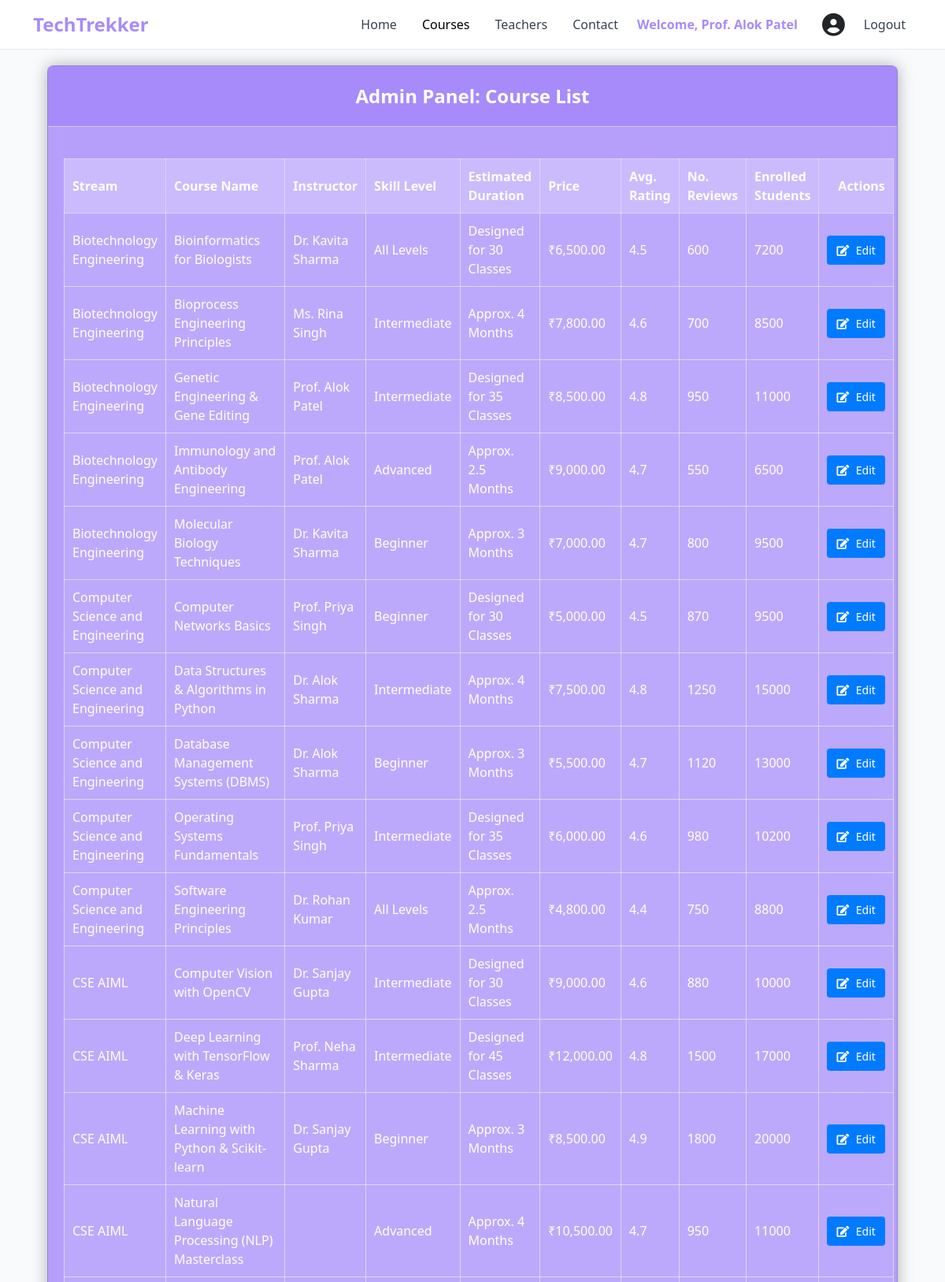
The page /admin_courses.php (signed in, upper part) on the database its author committed.
### tables this page shows
CREATE TABLE `courses` (
  `stream_id` int(11) DEFAULT NULL,
  `course_id` int(11) NOT NULL,
  `course_name` varchar(255) DEFAULT NULL,
  `estimated_duration` varchar(100) DEFAULT NULL,
  `price` decimal(10,2) DEFAULT NULL,
  `key_topics_summary` text DEFAULT NULL,
  `image_url` varchar(500) DEFAULT NULL,
  `instructor_name` varchar(255) DEFAULT NULL,
  `skill_level` varchar(50) DEFAULT NULL,
  `average_rating` float DEFAULT NULL,
  `num_reviews` int(11) DEFAULT NULL,
  `short_tagline` text DEFAULT NULL,
  `num_students_enrolled` int(11) DEFAULT NULL,
  `prerequisites` text DEFAULT NULL,
  `badge_label` varchar(50) DEFAULT NULL,
  `display_stream_name` varchar(255) DEFAULT NULL
);

### admin_courses.php (the view, shortened to what this page needs)
<?php
include 'header.php';
require 'db.php';
$sql = "
    SELECT
        course_id,
        course_name,
        estimated_duration,
        price,
        instructor_name,
        skill_level,
        average_rating,
        num_reviews,
        short_tagline,
        num_students_enrolled,
        display_stream_name
    FROM
        courses
    ORDER BY
        display_stream_name, course_name;
";
$result = $connection->query($sql);
?>
    <link rel="stylesheet" href="https://cdnjs.cloudflare.com/ajax/libs/font-awesome/5.15.4/css/all.min.css">
<body>
    <div class="card">
        <div class="card-header">
            Admin Panel: Course List
        </div>
        <table>
            <thead>
                <tr>
                    <th>Stream</th>
                    <th>Course Name</th>
                    <th>Instructor</th>
                    <th>Skill Level</th>
                    <th>Estimated Duration</th>
                    <th>Price</th>
                    <th>Avg. Rating</th>
                    <th>No. Reviews</th>
                    <th>Enrolled Students</th>
                    <th style="text-align: right;">Actions</th>
                </tr>
            </thead>
            <tbody>
                <?php
                if ($result->num_rows > 0) {
                    while ($row = $result->fetch_assoc()) {
                        echo "<tr>";
                        echo "<td>" . htmlspecialchars($row['display_stream_name']) . "</td>";
                        echo "<td>" . htmlspecialchars($row['course_name']) . "</td>";
                        echo "<td>" . htmlspecialchars($row['instructor_name']) . "</td>";
                        echo "<td>" . htmlspecialchars($row['skill_level']) . "</td>";
                        echo "<td>" . htmlspecialchars($row['estimated_duration']) . "</td>";
                        echo "<td>₹" . number_format($row['price'], 2) . "</td>";
                        echo "<td>" . htmlspecialchars($row['average_rating']) . "</td>";
                        echo "<td>" . htmlspecialchars($row['num_reviews']) . "</td>";
                        echo "<td>" . htmlspecialchars($row['num_students_enrolled']) . "</td>";
                        echo "<td style='text-align: right;'>";
                        echo "<div class='action-buttons'>";
                        echo "<a href='edit_course.php?course_id=" . htmlspecialchars($row['course_id']) . "' class='edit-btn'>";
                        echo "<i class='fas fa-edit'></i> Edit";
                        echo "</a>";
                        echo "</div>";
                        echo "</td>";
                        echo "</tr>";
                    }
                } else {
                    echo "<tr><td colspan='10'>No courses found.</td></tr>";
                }
                ?>
            </tbody>
        </table>
    </div>
<?php include 'footer.php'; ?>
</body>

### index.css (style rules this page uses)
body { background-color: #f9fafb !important; color: #374151; font-family: "Segoe UI", Tahoma, Geneva, Verdana, sans-serif; }

### admin_courses.php (style rules this page uses)
.card { background-color: #fff; border-radius: 8px; box-shadow: 0 4px 8px rgba(0, 0, 0, 0.1); margin: 20px auto; padding: 20px; max-width: 1400px; }
.card-header { font-size: 1.5em; color: #333; margin-bottom: 20px; text-align: center; padding-bottom: 15px; border-bottom: 1px solid #eee; background-color: #a78bfa; color: white; font-weight: bold; border-radius: 8px 8px 0 0; margin: -20px -20px 20px -20px; padding: 20px; }
table { width: 100%; border-collapse: collapse; margin-top: 20px; }
th, td { border: 1px solid #ddd; padding: 10px; text-align: left; }
th { background-color: #f2f2f2; color: #555; position: sticky; top: 0; z-index: 10; }
.action-buttons { display: flex; gap: 5px; justify-content: flex-end; }
.edit-btn { border: none; padding: 8px 12px; border-radius: 4px; cursor: pointer; font-size: 14px; text-decoration: none; display: inline-block; white-space: nowrap; }
.edit-btn { background-color: #007bff; color: white; }
.fas { margin-right: 5px; }
@media (min-width: 768px) { .card { background-color: rgba(167, 139, 250, 0.81); backdrop-filter: blur(15px); -webkit-backdrop-filter: blur(15px); color: #fff; box-shadow: 0 0 20px rgba(0, 0, 0, 0.3); width: 90vw; max-width: 1400px; } }
@media (min-width: 768px) { .card-header { color: #fff; border-bottom-color: rgba(255, 255, 255, 0.5); } }
@media (min-width: 768px) { th { background-color: rgba(255, 255, 255, 0.2); color: #fff; border-color: rgba(255, 255, 255, 0.5); } }
@media (min-width: 768px) { td { color: #fff; border-color: rgba(255, 255, 255, 0.5); } }
@media (min-width: 768px) { table tr { background-color: rgba(255, 255, 255, 0.1); } }
@media (min-width: 768px) { table tr:nth-child(even) { background-color: rgba(255, 255, 255, 0.1); } }

### rows shown on the page
courses: display_stream_name "Biotechnology Engineering", course_name "Bioinformatics for Biologists", instructor_name "Dr. Kavita Sharma", skill_level "All Levels", estimated_duration "Designed for 30 Classes", price "6,500.00", average_rating "4.5", num_reviews "600", num_students_enrolled "7200"
courses: display_stream_name "Biotechnology Engineering", course_name "Bioprocess Engineering Principles", instructor_name "Ms. Rina Singh", skill_level "Intermediate", estimated_duration "Approx. 4 Months", price "7,800.00", average_rating "4.6", num_reviews "700", num_students_enrolled "8500"
courses: display_stream_name "Biotechnology Engineering", course_name "Genetic Engineering & Gene Editing", instructor_name "Prof. Alok Patel", skill_level "Intermediate", estimated_duration "Designed for 35 Classes", price "8,500.00", average_rating "4.8", num_reviews "950", num_students_enrolled "11000"
courses: display_stream_name "Biotechnology Engineering", course_name "Immunology and Antibody Engineering", instructor_name "Prof. Alok Patel", skill_level "Advanced", estimated_duration "Approx. 2.5 Months", price "9,000.00", average_rating "4.7", num_reviews "550", num_students_enrolled "6500"
courses: display_stream_name "Biotechnology Engineering", course_name "Molecular Biology Techniques", instructor_name "Dr. Kavita Sharma", skill_level "Beginner", estimated_duration "Approx. 3 Months", price "7,000.00", average_rating "4.7", num_reviews "800", num_students_enrolled "9500"
courses: display_stream_name "Computer Science and Engineering", course_name "Computer Networks Basics", instructor_name "Prof. Priya Singh", skill_level "Beginner", estimated_duration "Designed for 30 Classes", price "5,000.00", average_rating "4.5", num_reviews "870", num_students_enrolled "9500"
courses: display_stream_name "Computer Science and Engineering", course_name "Data Structures & Algorithms in Python", instructor_name "Dr. Alok Sharma", skill_level "Intermediate", estimated_duration "Approx. 4 Months", price "7,500.00", average_rating "4.8", num_reviews "1250", num_students_enrolled "15000"
courses: display_stream_name "Computer Science and Engineering", course_name "Database Management Systems (DBMS)", instructor_name "Dr. Alok Sharma", skill_level "Beginner", estimated_duration "Approx. 3 Months", price "5,500.00", average_rating "4.7", num_reviews "1120", num_students_enrolled "13000"
courses: display_stream_name "Computer Science and Engineering", course_name "Operating Systems Fundamentals", instructor_name "Prof. Priya Singh", skill_level "Intermediate", estimated_duration "Designed for 35 Classes", price "6,000.00", average_rating "4.6", num_reviews "980", num_students_enrolled "10200"
courses: display_stream_name "Computer Science and Engineering", course_name "Software Engineering Principles", instructor_name "Dr. Rohan Kumar", skill_level "All Levels", estimated_duration "Approx. 2.5 Months", price "4,800.00", average_rating "4.4", num_reviews "750", num_students_enrolled "8800"
courses: display_stream_name "CSE AIML", course_name "Computer Vision with OpenCV", instructor_name "Dr. Sanjay Gupta", skill_level "Intermediate", estimated_duration "Designed for 30 Classes", price "9,000.00", average_rating "4.6", num_reviews "880", num_students_enrolled "10000"
courses: display_stream_name "CSE AIML", course_name "Deep Learning with TensorFlow & Keras", instructor_name "Prof. Neha Sharma", skill_level "Intermediate", estimated_duration "Designed for 45 Classes", price "12,000.00", average_rating "4.8", num_reviews "1500", num_students_enrolled "17000"
courses: display_stream_name "CSE AIML", course_name "Machine Learning with Python & Scikit-learn", instructor_name "Dr. Sanjay Gupta", skill_level "Beginner", estimated_duration "Approx. 3 Months", price "8,500.00", average_rating "4.9", num_reviews "1800", num_students_enrolled "20000"
courses: display_stream_name "CSE AIML", course_name "Natural Language Processing (NLP) Masterclass", skill_level "Advanced", estimated_duration "Approx. 4 Months", price "10,500.00", average_rating "4.7", num_reviews "950", num_students_enrolled "11000"

### other values the page prints
$userName "Prof. Alok Patel"
